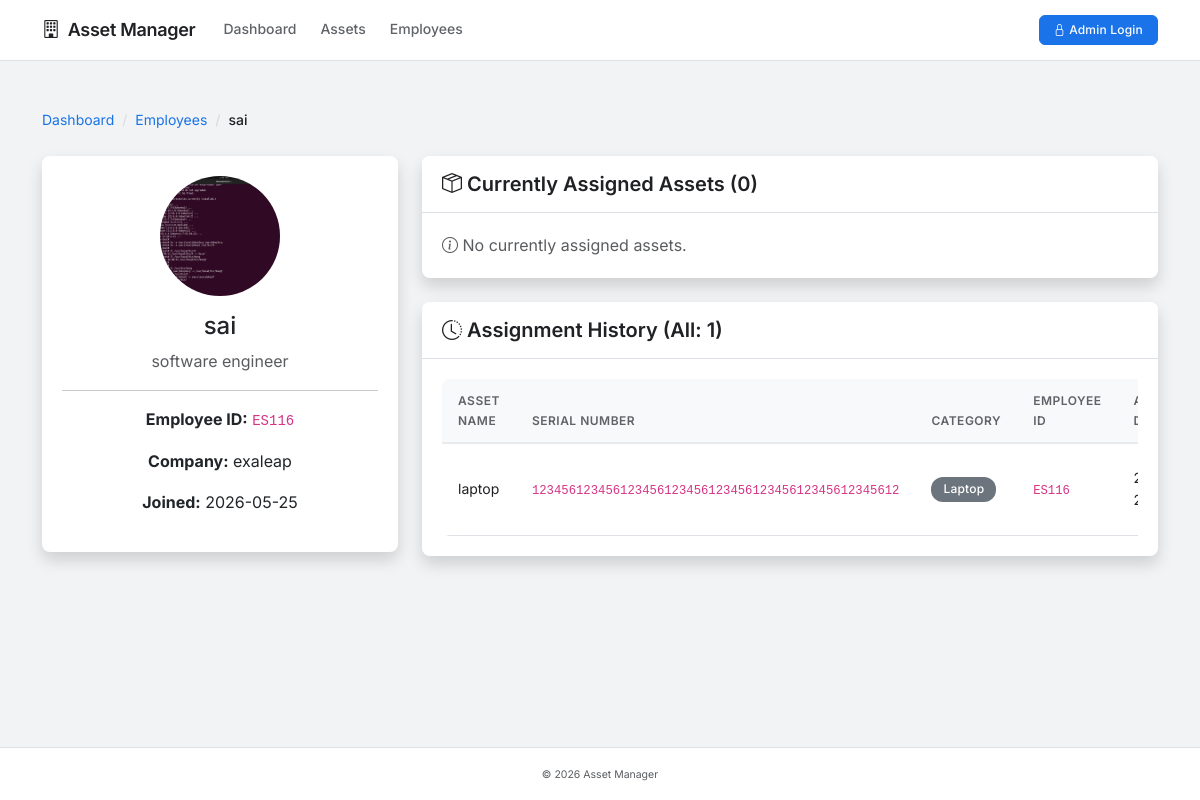
/employees/detail/1, run on the app's committed database.
### app/models/employee.py (models this page shows, shortened)
class Employee(db.Model):
    __tablename__ = 'employees'
    id = db.Column(db.Integer, primary_key=True)
    employee_id = db.Column(db.String(20), unique=True, nullable=False)
    name = db.Column(db.String(100), nullable=False)
    position = db.Column(db.String(100))
    company = db.Column(db.String(100))
    photo_url = db.Column(db.String(255))
    created_at = db.Column(db.DateTime, default=datetime.utcnow)
    assignments = db.relationship('Assignment', backref='employee', lazy=True)

### app/models/assignment.py (models this page shows)
class Assignment(db.Model):
    __tablename__ = 'assignments'
    id = db.Column(db.Integer, primary_key=True)
    asset_id = db.Column(db.Integer, db.ForeignKey('assets.id'), nullable=False)
    employee_id = db.Column(db.Integer, db.ForeignKey('employees.id'), nullable=False)
    assigned_date = db.Column(db.DateTime, nullable=False, default=datetime.utcnow)
    returned_date = db.Column(db.DateTime)
    notes = db.Column(db.Text)
    return_notes = db.Column(db.Text)
    created_at = db.Column(db.DateTime, default=datetime.utcnow)

### app/models/asset.py (models this page shows, shortened)
class Asset(db.Model):
    __tablename__ = 'assets'
    id = db.Column(db.Integer, primary_key=True)
    name = db.Column(db.String(100), nullable=False)
    serial_number = db.Column(db.String(50), unique=True, nullable=False)
    category = db.Column(db.String(50), nullable=False)
    purchased_from = db.Column(db.String(100))
    purchased_date = db.Column(db.Date)
    created_at = db.Column(db.DateTime, default=datetime.utcnow)
    assignments = db.relationship('Assignment', backref='asset', lazy=True)

### app/routes/employees.py (the view)
@bp.route('/detail/<int:employee_id>')
def detail(employee_id):
    employee = Employee.query.get_or_404(employee_id)
    assignments = Assignment.query.filter_by(employee_id=employee_id).order_by(Assignment.assigned_date.desc()).all()
    return render_template('employee_detail.html', employee=employee, assignments=assignments)

### app/templates/employee_detail.html (shortened to what this page needs)
{% extends "base.html" %}
{% block content %}
<nav aria-label="breadcrumb" class="mb-4">
    <ol class="breadcrumb">
        <li class="breadcrumb-item"><a href="{{ url_for('dashboard.index') }}">Dashboard</a></li>
        <li class="breadcrumb-item"><a href="{{ url_for('employees.list') }}">Employees</a></li>
        <li class="breadcrumb-item active">{{ employee.name }}</li>
    </ol>
</nav>
<div class="row">
    <div class="col-md-4">
        <div class="card shadow mb-4">
            <div class="card-body text-center">
                {% if employee.photo_url %}
                    <img src="{{ employee.photo_url }}" alt="{{ employee.name }}" class="rounded-circle mb-3" style="width: 120px; height: 120px; object-fit: cover;">
                {% else %}
                    <div class="avatar-circle-lg mx-auto mb-3">
                        {{ employee.initials }}
                    </div>
                {% endif %}
                <h4>{{ employee.name }}</h4>
                <p class="text-muted">{{ employee.position or 'N/A' }}</p>
                <hr>
                <p><strong>Employee ID:</strong> <code>{{ employee.employee_id }}</code></p>
                <p><strong>Company:</strong> {{ employee.company or 'N/A' }}</p>
                <p><strong>Joined:</strong> {{ employee.created_at.strftime('%Y-%m-%d') }}</p>
            </div>
        </div>
    </div>
    <div class="col-md-8">
        <div class="card shadow mb-4">
            <div class="card-header bg-white border-bottom">
                <h5 class="mb-0 fw-semibold"><i class="bi bi-box-seam"></i> Currently Assigned Assets ({{ currently_assigned|length }})</h5>
            </div>
            <div class="card-body">
                {% set currently_assigned = assignments|selectattr('returned_date', 'none')|list %}
                {% if currently_assigned|length > 0 %}
                    <div class="table-responsive">
                        <table class="table table-hover">
                            <thead>
                                <tr>
                                    <th>Asset Name</th>
                                    <th>Serial Number</th>
                                    <th>Category</th>
                                    <th>Employee ID</th>
                                    <th>Assigned Date</th>
                                    <th>Notes</th>
                                </tr>
                            </thead>
                            <tbody>
                                {% for assignment in currently_assigned %}
                                <tr>
                                    <td>{{ assignment.asset.name }}</td>
                                    <td><code>{{ assignment.asset.serial_number }}</code></td>
                                    <td><span class="badge bg-secondary">{{ assignment.asset.category }}</span></td>
                                    <td><code>{{ assignment.employee.employee_id }}</code></td>
                                    <td>{{ assignment.assigned_date.strftime('%Y-%m-%d %H:%M') }}</td>
                                    <td>{{ assignment.notes or '-' }}</td>
                                </tr>
                                {% endfor %}
                            </tbody>
                        </table>
                    </div>
                {% else %}
                    <p class="text-muted mb-0"><i class="bi bi-info-circle"></i> No currently assigned assets.</p>
                {% endif %}
            </div>
        </div>
        <div class="card shadow">
            <div class="card-header bg-white border-bottom">
                <h5 class="mb-0 fw-semibold"><i class="bi bi-clock-history"></i> Assignment History (All: {{ assignments|length }})</h5>
            </div>
            <div class="card-body">
                {% if assignments|length > 0 %}
                    <div class="table-responsive">
                        <table class="table table-hover">
                            <thead>
                                <tr>
                                    <th>Asset Name</th>
                                    <th>Serial Number</th>
                                    <th>Category</th>
                                    <th>Employee ID</th>
                                    <th>Assigned Date</th>
                                </tr>
                            </thead>
                            <tbody>
                                {% for assignment in assignments %}
                                <tr>
                                    <td>{{ assignment.asset.name }}</td>
                                    <td><code>{{ assignment.asset.serial_number }}</code></td>
                                    <td><span class="badge bg-secondary">{{ assignment.asset.category }}</span></td>
                                    <td><code>{{ assignment.employee.employee_id }}</code></td>
                                    <td>{{ assignment.assigned_date.strftime('%Y-%m-%d %H:%M') }}</td>
                                </tr>
                                {% endfor %}
                            </tbody>
                        </table>
                    </div>
                {% else %}
                    <p class="text-muted mb-0"><i class="bi bi-info-circle"></i> No assignment history.</p>
                {% endif %}
            </div>
        </div>
    </div>
</div>
{% endblock %}

### app/templates/base.html (shortened to what this page needs)
<!DOCTYPE html>
<html lang="en">
<head>
    <link href="https://cdn.jsdelivr.net/npm/bootstrap@5.3.2/dist/css/bootstrap.min.css" rel="stylesheet">
    <link href="https://cdn.jsdelivr.net/npm/bootstrap-icons@1.11.1/font/bootstrap-icons.css" rel="stylesheet">
    <link rel="stylesheet" href="{{ url_for('static', filename='css/custom.css') }}">
</head>
<body>
    <nav class="navbar navbar-expand-lg navbar-light bg-white border-bottom">
        <div class="container">
            <a class="navbar-brand fw-semibold" href="{{ url_for('dashboard.index') }}">
                <i class="bi bi-building me-2"></i>Asset Manager
            </a>
            <div class="collapse navbar-collapse" id="navbarNav">
                <ul class="navbar-nav me-auto">
                    <li class="nav-item">
                        <a class="nav-link" href="{{ url_for('dashboard.index') }}">Dashboard</a>
                    </li>
                    <li class="nav-item">
                        <a class="nav-link" href="{{ url_for('assets.list') }}">Assets</a>
                    </li>
                    <li class="nav-item">
                        <a class="nav-link" href="{{ url_for('employees.list') }}">Employees</a>
                    </li>
                </ul>
                <div class="d-flex align-items-center">
                    {% if current_user.is_authenticated %}
                        <span class="text-muted me-3 small">
                            <i class="bi bi-person-circle me-1"></i>{{ current_user.username }}
                        </span>
                        <a href="{{ url_for('auth.logout') }}" class="btn btn-outline-primary btn-sm">
                            <i class="bi bi-box-arrow-right"></i> Logout
                        </a>
                    {% else %}
                        <a href="{{ url_for('auth.login') }}" class="btn btn-primary btn-sm">
                            <i class="bi bi-lock"></i> Admin Login
                        </a>
                    {% endif %}
                </div>
            </div>
        </div>
    </nav>
    <div class="toast-container position-fixed top-0 end-0 p-3" style="z-index: 9999;">
    </div>
    <main class="container my-4">
        {% block content %}{% endblock %}
    </main>
    <footer class="text-center py-3 text-muted border-top mt-auto">
        <small>&copy; 2026 Asset Manager</small>
    </footer>
</body>
</html>

### app/static/css/custom.css (style rules this page uses)
:root { --primary: #1a73e8; --primary-dark: #1557b0; --primary-light: rgba(26, 115, 232, 0.08); --success: #188038; --warning: #f9ab00; --danger: #d93025; --gray-50: #f8f9fa; --gray-100: #f1f3f4; --gray-200: #e8eaed; --gray-300: #dadce0; --gray-500: #80868b; --gray-700: #5f6368; --gray-900: #202124; --shadow-sm: 0 1px 3px rgba(0, 0, 0, 0.08), 0 1px 2px rgba(0, 0, 0, 0.06); --shadow-md: 0 4px 6px rgba(0, 0, 0, 0.12), 0 2px 4px rgba(0, 0, 0, 0.08); --shadow-lg: 0 8px 16px rgba(0, 0, 0, 0.12); --radius: 8px; --radius-sm: 6px; --transition: all 0.2s ease; }
*, *::before, *::after { box-sizing: border-box; }
body { font-family: 'Inter', -apple-system, BlinkMacSystemFont, 'Segoe UI', Roboto, Oxygen, Ubuntu, sans-serif; background: var(--gray-100); color: var(--gray-900); min-height: 100vh; display: flex; flex-direction: column; line-height: 1.6; -webkit-font-smoothing: antialiased; -moz-osx-font-smoothing: grayscale; }
main { flex: 1; padding-top: 24px; padding-bottom: 40px; }
.card { background: #fff; border: none; border-radius: var(--radius); box-shadow: var(--shadow-sm); transition: box-shadow 0.2s ease; }
.card-header { background: #fff; border-bottom: 1px solid var(--gray-200); color: var(--gray-900); font-weight: 600; padding: 16px 20px; border-radius: var(--radius) var(--radius) 0 0 !important; }
.card-header:first-child { border-radius: var(--radius) var(--radius) 0 0; }
.card-body { padding: 20px; }
.table { margin-bottom: 0; border-radius: var(--radius); overflow: hidden; }
.table thead th { background: var(--gray-50); border-bottom: 2px solid var(--gray-200); color: var(--gray-700); font-weight: 600; font-size: 12px; text-transform: uppercase; letter-spacing: 0.5px; padding: 12px 16px; border-top: none; }
.table td { padding: 12px 16px; vertical-align: middle; border-top: 1px solid var(--gray-200); color: var(--gray-900); font-size: 14px; }
.btn { border-radius: var(--radius-sm); padding: 8px 24px; font-weight: 500; font-size: 14px; transition: var(--transition); letter-spacing: 0.2px; border: 1px solid transparent; }
.btn-primary { background: var(--primary); border-color: var(--primary); color: #fff; }
.btn-sm { padding: 5px 14px; font-size: 12px; }
.navbar { background: #fff; border-bottom: 1px solid var(--gray-200); box-shadow: none; padding: 0 16px; min-height: 56px; }
.navbar-brand { font-weight: 600; font-size: 18px; color: var(--gray-900) !important; letter-spacing: -0.3px; }
.navbar .nav-link { color: var(--gray-700) !important; font-weight: 500; font-size: 14px; padding: 18px 12px !important; transition: var(--transition); border-bottom: 2px solid transparent; position: relative; }
.badge { border-radius: 12px; padding: 4px 12px; font-weight: 500; font-size: 12px; line-height: 1.4; letter-spacing: 0.2px; display: inline-flex; align-items: center; gap: 4px; }
.toast-container { position: fixed; top: 20px; right: 20px; z-index: 9999; }
.breadcrumb { background: transparent; padding: 0; margin-bottom: 16px; font-size: 14px; }
.breadcrumb-item { color: var(--gray-500); }
.breadcrumb-item + .breadcrumb-item::before { content: '/'; color: var(--gray-300); }
.breadcrumb-item.active { color: var(--gray-900); font-weight: 500; }
.breadcrumb-item a { color: var(--primary); text-decoration: none; transition: var(--transition); }
footer { margin-top: auto; border-top: 1px solid var(--gray-200); padding: 16px 0; font-size: 12px; color: var(--gray-500); background: #fff; }

### data on the page
Employee: name "sai", photo_url (picture), position "software engineer", employee_id "ES116", company "exaleap", created_at "2026-05-25"
Assignment: asset.name "laptop", asset.serial_number "12345612345612345612345612345612345612345612345612", asset.category "Laptop", employee.employee_id "ES116"

### other printed values
{{ currently_assigned|length }} "0"
{{ assignments|length }} "1"
